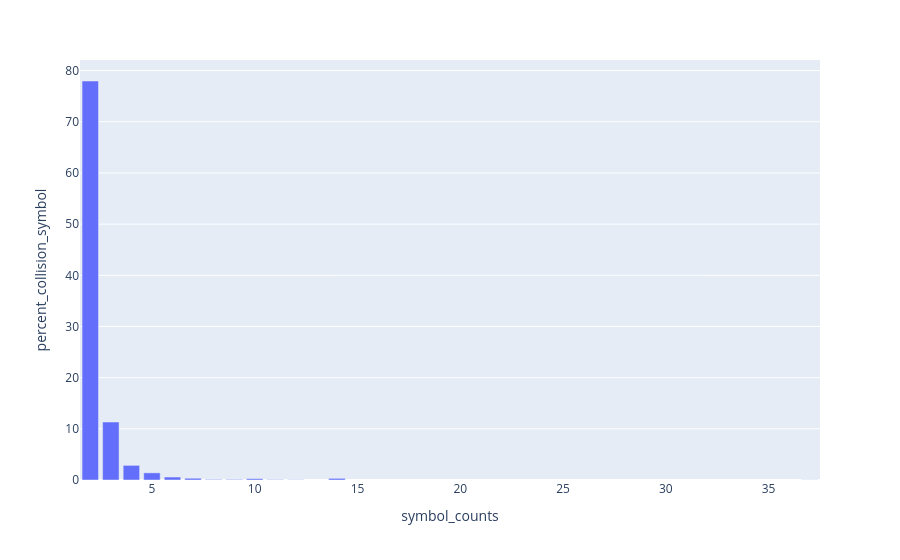

This figure's notebook cell:
### Code cell
create_ambiguous_symbol_histogram(ncbi_ambiguous_symbol_counts, "NCBI", ncbi_ambiguous_symbol_set_count)

### Figure 1 — Plotly figure (JSON) as saved in the notebook; plotly's stock layout.template omitted (floating-point values rounded to 4 significant figures)
{"data": [{"alignmentgroup": "True", "hovertemplate": "symbol_counts=%{x}<br>percent_collision_symbol=%{y}<extra></extra>", "legendgroup": "", "marker": {"color": "#636efa", "pattern": {"shape": ""}}, "name": "", "offsetgroup": "", "orientation": "v", "showlegend": false, "textposition": "auto", "type": "bar", "x": [2, 3, 4, 5, 6, 7, 8, 9, 10, 11, 12, 14, 37], "xaxis": "x", "y": [77.97, 11.33, 2.859, 1.397, 0.5804, 0.3439, 0.1075, 0.1075, 0.258, 0.06449, 0.04299, 0.3224, 0.0215], "yaxis": "y"}], "layout": {"barmode": "relative", "legend": {"tracegroupgap": 0}, "margin": {"t": 60}, "xaxis": {"anchor": "y", "domain": [0, 1], "title": {"text": "symbol_counts"}}, "yaxis": {"anchor": "x", "domain": [0, 1], "title": {"text": "percent_collision_symbol"}}}}
